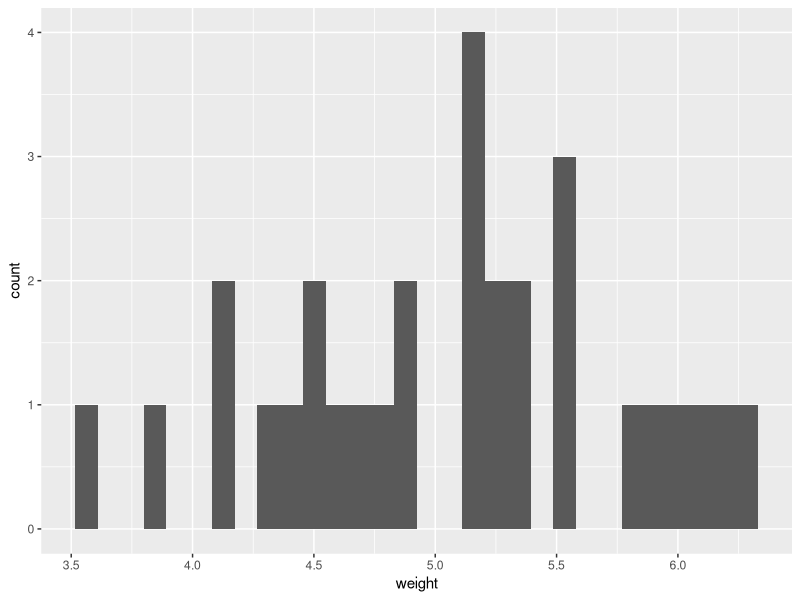
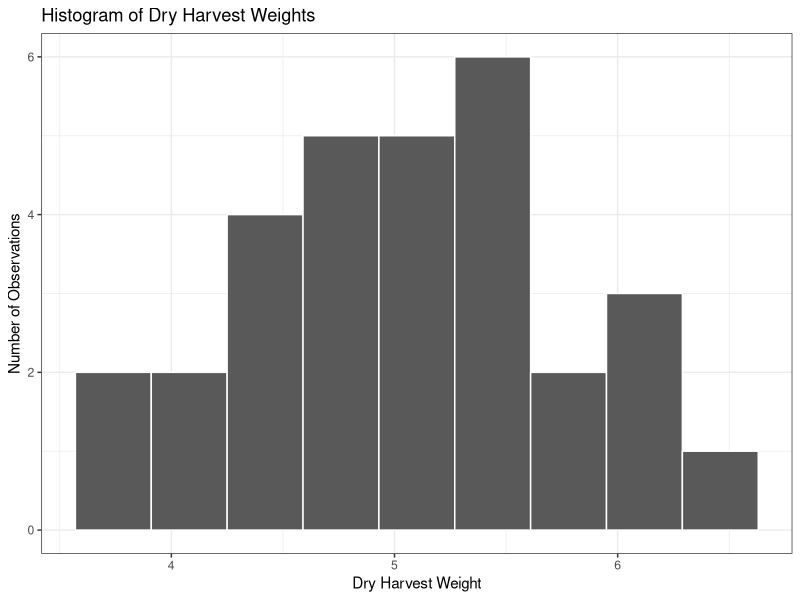
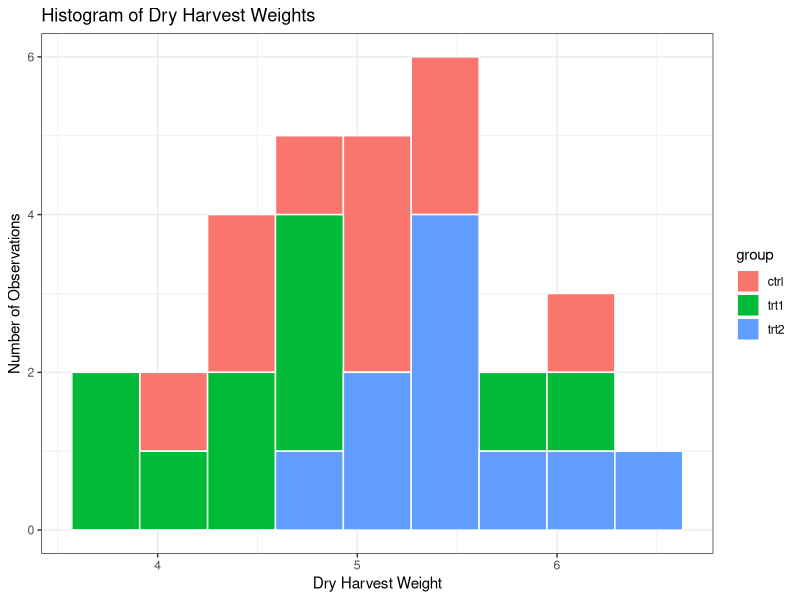
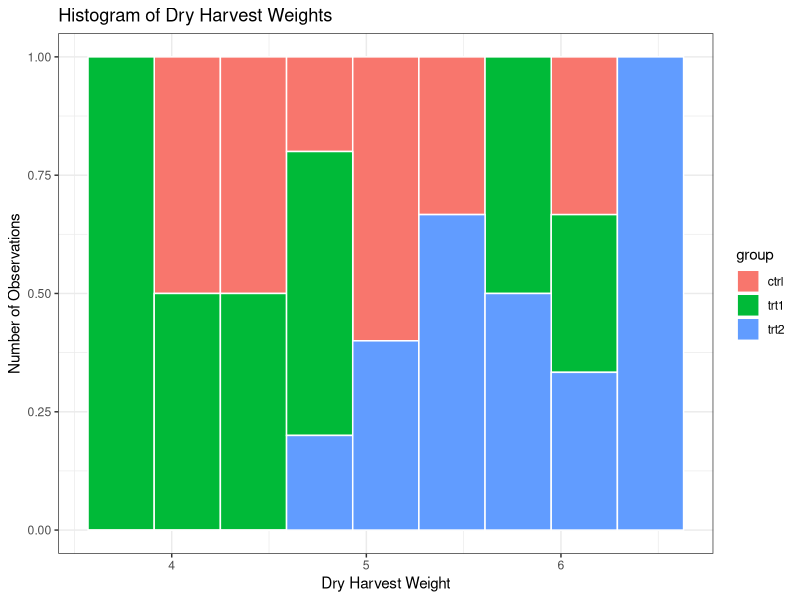
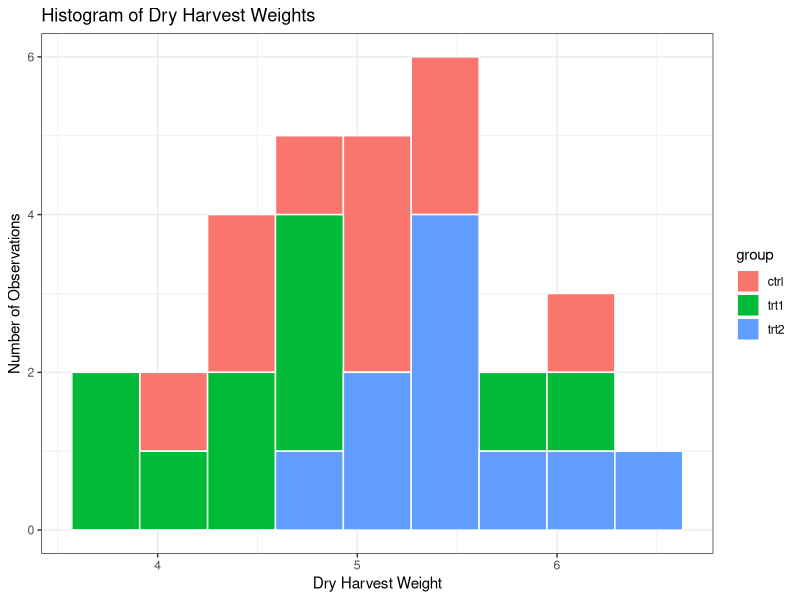

Write R code to recreate these figures, in order.
## ---- chunk 1
# Download the ggplot2 library
install.packages("ggplot2")
## ---- chunk 2
# Load the ggplot2 library
library(ggplot2)
## ---- chunk 3
# Write your code here:

## ---- chunk 4
# Search for all geom_ visualizations available in ggplot2
apropos("geom_")
## ---- chunk 5
# Open the help page for ggplot2 bar charts
help(geom_bar)

# Alternatively
?geom_bar
## ---- chunk 6
# Write your code here:

## ---- chunk 7
# Display the first rows of the PlantGrowth dataset
head(PlantGrowth, n = 20)
## ---- chunk 8
# Check whether a variable is a factor
is.factor(PlantGrowth$group)
## ---- chunk 9
# Display all possible values of the group variable
levels(PlantGrowth$group)
## ---- chunk 10
# Write your code here:

## ---- chunk 11
# Histogram of the weight variable from the PlantGrowth dataset

ggplot(PlantGrowth) +
  geom_histogram(aes(weight))
## ---- chunk 12
# Customized histogram of the weight variable

ggplot(PlantGrowth) +
  geom_histogram(aes(weight),
                 color = "white",
                 bins = 9) +
  theme_bw() +
  ggtitle("Histogram of Dry Harvest Weights") +
  labs(x = "Dry Harvest Weight",
       y = "Number of Observations")
## ---- chunk 13
# Write your code here:

## ---- chunk 14
# Using the fill aesthetic to represent the treatment factor

ggplot(PlantGrowth) +
  geom_histogram(aes(x = weight, fill = group),
                 color = "white",
                 bins = 9) +
  theme_bw() +
  ggtitle("Histogram of Dry Harvest Weights") +
  labs(x = "Dry Harvest Weight",
       y = "Number of Observations")
## ---- chunk 15
# Adjusting bar positions to improve readability

ggplot(PlantGrowth) +
  geom_histogram(aes(x = weight, fill = group),
                 color = "white",
                 bins = 9,
                 position = "fill") +
  theme_bw() +
  ggtitle("Histogram of Dry Harvest Weights") +
  labs(x = "Dry Harvest Weight",
       y = "Number of Observations")
## ---- chunk 16
# Modify the code below:

ggplot(PlantGrowth) +
  geom_histogram(aes(x = weight, fill = group),
                 color = "white",
                 bins = 9,
                 position = "stack") +
  theme_bw() +
  ggtitle("Histogram of Dry Harvest Weights") +
  labs(x = "Dry Harvest Weight",
       y = "Number of Observations")
